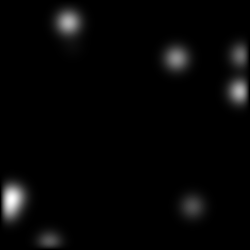
#> input picture images/148.png, 250 x 250 px; its folder holds only this picture in this run
$ jupyter execute --allow-errors CSD_model.ipynb   (older library calls are emulated)
#> lines starting #> are read from the running program, lines starting #| are printed output that depends on the picture
[cell 1]
import numpy as np
import imageio
import scipy as sp
from scipy import signal
from scipy.misc import toimage
import matplotlib.pyplot as plt

[cell 2]
maxIter = 100

N = 100

[cell 3]
D = 0.75
A = -0.3
Kr = 0.03
Ktheta = 0.2
Km = 1.0
B = 0.0001
C = 10.0
deltax = 1
deltay = 1
deltat = 0.25

[cell 4]
alpha = D*deltat/deltax**2
beta = D*deltat/deltay**2
gamma = 1 + 2*alpha + 2*beta

[cell 5]
k_init = np.full([N, N], Kr, dtype=np.float32)
kt_init = np.zeros([N, N], dtype=np.float32)
r_init = np.zeros([N, N], dtype=np.float32)
rt_init = np.zeros([N, N], dtype=np.float32)

[cell 6]
# Pick one or more random points and raise its or them value(s)
for n in range(1):
    a,b = np.random.randint(0, N, 2)
    k_init[a, b] = 0.9

[cell 7]
filter_laplacian = np.array([[0.5, 1, 0.5],
                           [1, -6.0, 1],
                           [0.5, 1, 0.5]])
filter_laplacian

[cell 8]
eps = deltat
K = k_init
Kt = kt_init
R = r_init
Rt = rt_init

Ks = []
for i in range(maxIter):
    R = R + eps*Rt
    Kt = D*sp.signal.convolve2d(K, filter_laplacian, mode = 'same', boundary = 'wrap') + A*(K - Kr)*(K - Ktheta)*(K - Km)*(K + 0.1) - R*K
    K = K + eps*Kt
    plt.imsave('./images/{}.png'.format(i), K, cmap='gray')
    Rt = B*((K-Kr) - C*R)
#> this loop made 100 passes
#> pass 1, `plt.imsave('./images/{}.png'.format(i), K, cmap='gray')`:
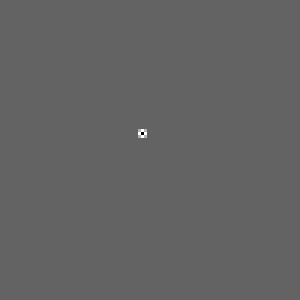
#> saved as 0.png: shape (100, 100, 3) (shown 3 times larger); min 0, max 255, mean 99.1
#> pass 2, `plt.imsave('./images/{}.png'.format(i), K, cmap='gray')`:
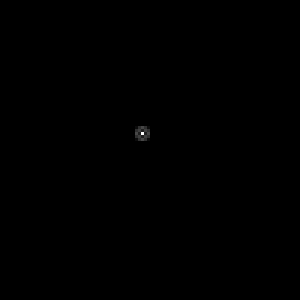
#> saved as 1.png: shape (100, 100, 3) (shown 3 times larger); min 0, max 255, mean 0.1

[cell 9]
import os, glob, ntpath

[cell 10]
fs = []
for f in sorted(glob.glob('./images/*.png'), key=lambda k: int(ntpath.basename(k).replace('.png', ''))):
    fs.append(imageio.imread(f))
